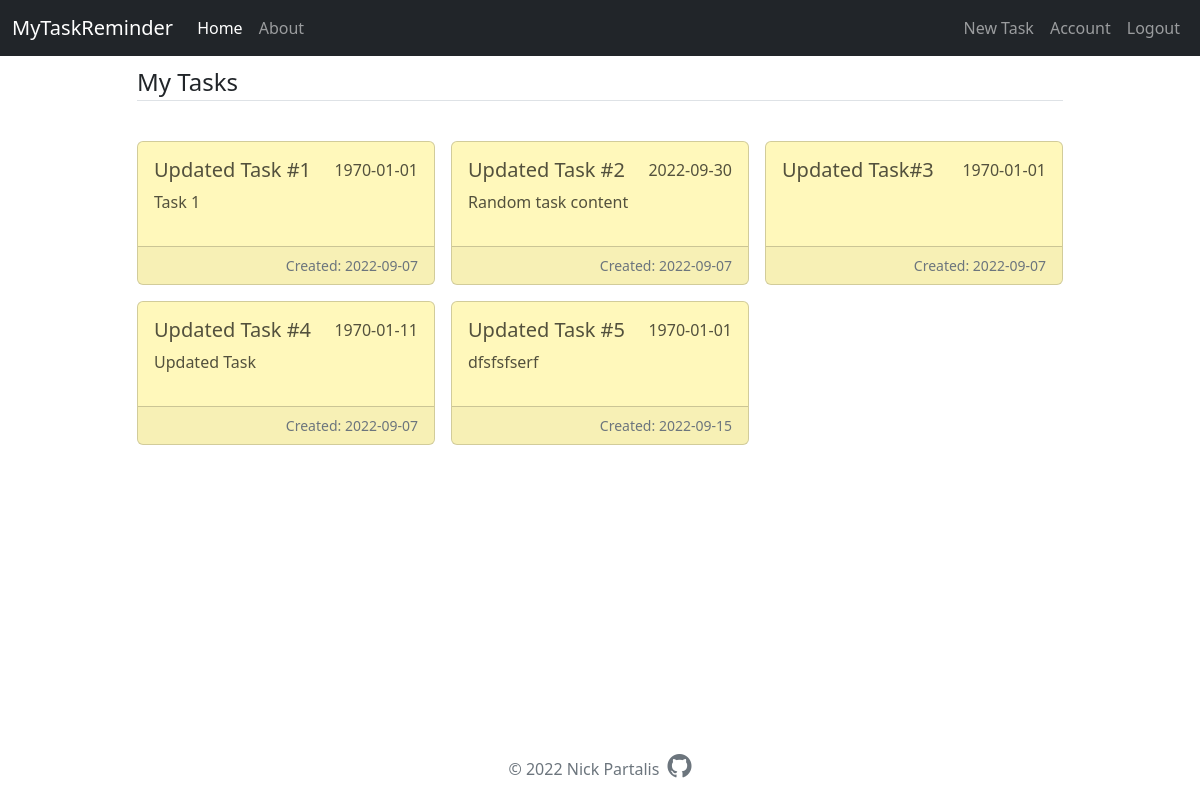
The page /home (signed in) on the database as committed earlier.
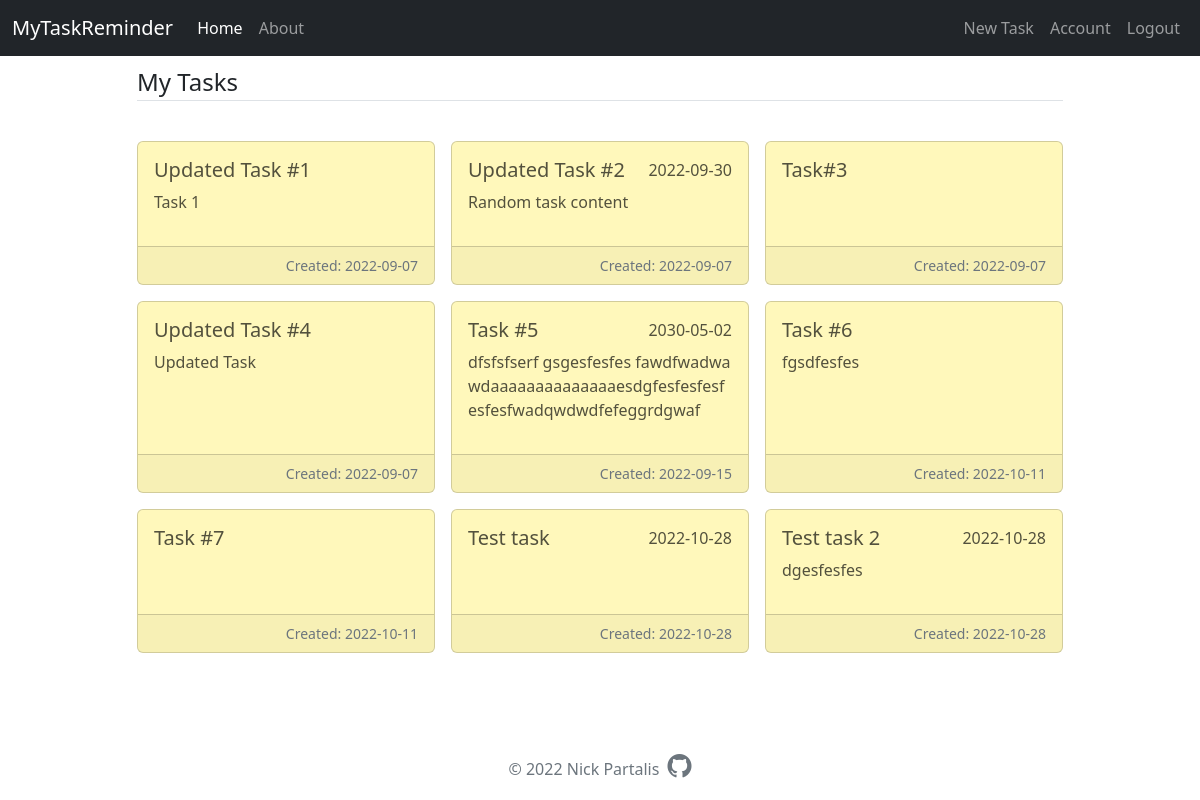
The same page on the database as committed later.
### task_app/models.py (models this page shows, shortened)
class Task(db.Model):
    id = db.Column(db.Integer, primary_key=True)
    title = db.Column(db.String(100), nullable=False)
    content = db.Column(db.Text)
    date_created = db.Column(db.Date, nullable=False, default=datetime.now)
    date_tasked = db.Column(db.Date, nullable=True, default=None)
    user_id = db.Column(db.Integer, db.ForeignKey("user.id"), nullable=False)

### task_app/main/routes.py (the view)
@main.route("/")
@main.route("/home")
@login_required
def home():
    tasks = Task.query.filter_by(user_id=current_user.id).all()
    tasks_today = (Task.query
                   .filter_by(user_id=current_user.id)
                   .filter_by(date_tasked=date.today()).all())
    if tasks_today:
        tasks_str = ", ".join(map(lambda t: t.title, tasks_today))
        flash(f"Today's tasks: {tasks_str}", "info")
    return render_template("home.html", tasks=tasks)

### task_app/models.py (called while the page is built)
@login_manager.user_loader
def load_user(user_id):
    return User.query.get(int(user_id))

### task_app/templates/home.html (shortened to what this page needs)
{% extends "layout.html" %}
{% block content %}
    <legend class="border-bottom mb-4">My Tasks</legend>
    <div class="row g-3">
        {% if tasks %}
            {% for task in tasks %}
                <div class="col-xl-4 col-md-6">
                    <div class="card text-justify mb-3 h-100">
                        <div class="card-body">
                            <div class="d-flex">
                                <h5 class="card-title">{{ task.title }}</h5>
                                <span class="card-text ms-auto">
                                    {{ task.date_tasked if task.date_tasked else "" }}
                                </span>
                            </div>
                            <p class="card-text">{{ task.content }}</p>
                        </div>
                        <div class="card-footer text-muted d-flex">
                            <small class="ms-auto">Created: {{ task.date_created.strftime("%Y-%m-%d") }}</small>
                        </div>
                    </div>
                </div>
            {% endfor %}
        {% else %}
            <h6>No tasks scheduled. Create new ones by <a href="{{ url_for('tasks.new_task') }}">clicking here</a>.</h6>
        {% endif %}
    </div>
{% endblock content %}

### task_app/templates/layout.html (shortened to what this page needs)
<!DOCTYPE html>
<html lang="en">
<head>
  <link href="https://cdn.jsdelivr.net/npm/bootstrap@5.2.0/dist/css/bootstrap.min.css" rel="stylesheet"
>
  <link rel="stylesheet" href="https://cdn.jsdelivr.net/npm/bootstrap-icons@1.9.1/font/bootstrap-icons.css">
  <link rel="stylesheet" href="{{ url_for('static', filename='styles.css') }}">
</head>
<body class="d-flex flex-column min-vh-100">
  <nav class="navbar navbar-expand-sm navbar-dark bg-dark sticky-top mb-2" aria-label="Third navbar example">
    <div class="container-fluid">
      <a class="navbar-brand" href="{{ url_for('main.home') }}">MyTaskReminder</a>
      <div class="collapse navbar-collapse" id="navbar">
        <ul class="navbar-nav me-auto mb-2 mb-sm-0">
          <li class="nav-item"><a class="nav-link active" aria-current="page" href="{{ url_for('main.home') }}">Home</a></li>
          <li class="nav-item"><a class="nav-link" href="{{ url_for('main.about') }}">About</a></li>
        </ul>
        <ul class="navbar-nav mb-2 mb-sm-0">
          {% if current_user.is_authenticated %}
          <li class="nav-item"><a class="nav-link" href="{{ url_for('tasks.new_task') }}">New Task</a></li>
            <li class="nav-item"><a class="nav-link" href="{{ url_for('users.account') }}">Account</a></li>
            <li class="nav-item"><a class="nav-link" href="{{ url_for('users.logout') }}">Logout</a></li>
          {% else %}
            <li class="nav-item"><a class="nav-link" href="{{ url_for('users.login') }}">Login</a></li>
            <li class="nav-item"><a class="nav-link" href="{{ url_for('users.register') }}">Register</a></li>
          {% endif%}
        </ul>
      </div>
    </div>
  </nav>
  <main role="main" class="container">
    <div class="row">
      <div class="col-md-10 mx-auto">
        {% block content %}{% endblock %}
      </div>
    </div>
  </main>
  <footer class="footer pt-4 mt-auto">
    <p class="text-center text-muted">© 2022 Nick Partalis
      <a href="https://github.com/nickpartalis"><i class="bi bi-github fs-4 ms-1"></i></a>
    </p>
  </footer>
</body>
</html>

### task_app/static/styles.css (style rules this page uses)
.card { background-color: #fff8bb; color: #53513d; }
.footer a { color: inherit; text-decoration: inherit; }

Rows that differ between the two databases and show on the page:
changed Task "Updated Task #1": date_tasked "1970-01-01" → (not shown)
changed Task: title "Updated Task#3" → "Task#3"; date_tasked "1970-01-01" → (not shown)
changed Task "Updated Task #4": date_tasked "1970-01-11" → (not shown)
changed Task: title "Updated Task #5" → "Task #5"; date_tasked "1970-01-01" → "2030-05-02"; content "dfsfsfserf" → "dfsfsfserf gsgesfesfes fawdfwadwa wdaaaaaaaaaaaaaaesdgfesfesfesfesfesfwadqwdwdfefeggrdgwaf"
added Task: title "Task #6", content "fgsdfesfes", date_created "2022-10-11"
added Task: title "Task #7", date_created "2022-10-11"
added Task: title "Test task", date_tasked "2022-10-28", date_created "2022-10-28"
added Task: title "Test task 2", date_tasked "2022-10-28", content "dgesfesfes", date_created "2022-10-28"
